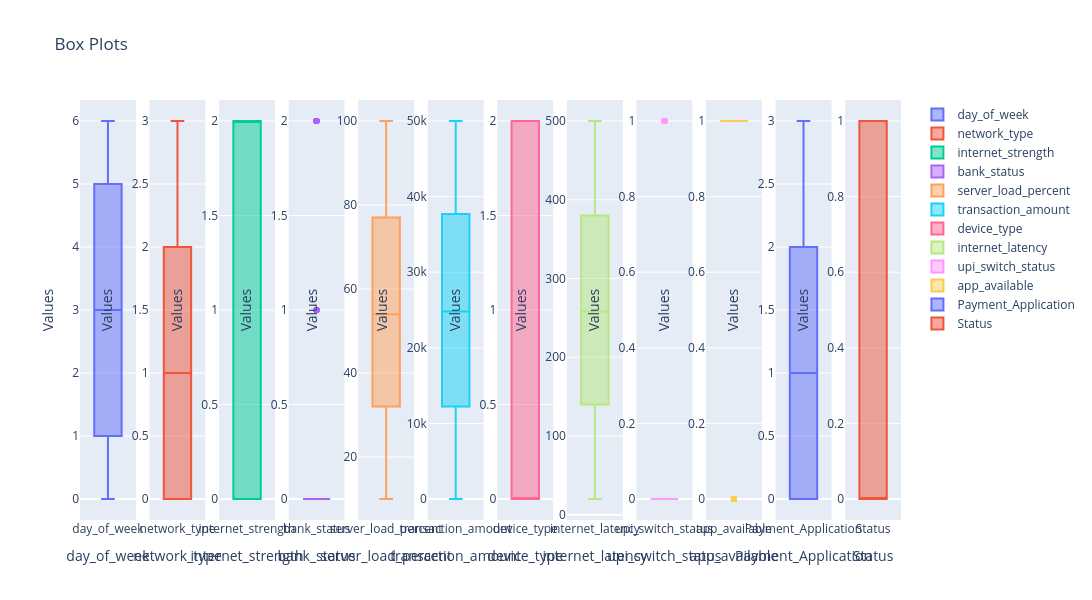

This figure's notebook cell:
### Code cell
box_plot(data.columns)

### Figure 1 — Plotly figure (JSON) as saved in the notebook; plotly's stock layout.template omitted (floating-point values rounded to 4 significant figures; data arrays with more than 128 entries replaced by an {"elided": "..."} marker saying what was removed)
{"data": [{"name": "day_of_week", "type": "box", "xaxis": "x", "y": {"elided": "10000 int values"}, "yaxis": "y"}, {"name": "network_type", "type": "box", "xaxis": "x2", "y": {"elided": "10000 int values"}, "yaxis": "y2"}, {"name": "internet_strength", "type": "box", "xaxis": "x3", "y": {"elided": "10000 int values"}, "yaxis": "y3"}, {"name": "bank_status", "type": "box", "xaxis": "x4", "y": {"elided": "10000 int values"}, "yaxis": "y4"}, {"name": "server_load_percent", "type": "box", "xaxis": "x5", "y": {"elided": "10000 int values"}, "yaxis": "y5"}, {"name": "transaction_amount", "type": "box", "xaxis": "x6", "y": {"elided": "10000 float values"}, "yaxis": "y6"}, {"name": "device_type", "type": "box", "xaxis": "x7", "y": {"elided": "10000 int values"}, "yaxis": "y7"}, {"name": "internet_latency", "type": "box", "xaxis": "x8", "y": {"elided": "10000 int values"}, "yaxis": "y8"}, {"name": "upi_switch_status", "type": "box", "xaxis": "x9", "y": {"elided": "10000 int values"}, "yaxis": "y9"}, {"name": "app_available", "type": "box", "xaxis": "x10", "y": {"elided": "10000 int values"}, "yaxis": "y10"}, {"name": "Payment_Application", "type": "box", "xaxis": "x11", "y": {"elided": "10000 int values"}, "yaxis": "y11"}, {"name": "Status", "type": "box", "xaxis": "x12", "y": {"elided": "10000 int values"}, "yaxis": "y12"}], "layout": {"height": 600, "title": {"text": "Box Plots"}, "width": 3000, "xaxis": {"anchor": "y", "domain": [0, 0.06806], "title": {"text": "day_of_week"}}, "xaxis10": {"anchor": "y10", "domain": [0.7625, 0.8306], "title": {"text": "app_available"}}, "xaxis11": {"anchor": "y11", "domain": [0.8472, 0.9153], "title": {"text": "Payment_Application"}}, "xaxis12": {"anchor": "y12", "domain": [0.9319, 1.0], "title": {"text": "Status"}}, "xaxis2": {"anchor": "y2", "domain": [0.08472, 0.1528], "title": {"text": "network_type"}}, "xaxis3": {"anchor": "y3", "domain": [0.1694, 0.2375], "title": {"text": "internet_strength"}}, "xaxis4": {"anchor": "y4", "domain": [0.2542, 0.3222], "title": {"text": "bank_status"}}, "xaxis5": {"anchor": "y5", "domain": [0.3389, 0.4069], "title": {"text": "server_load_percent"}}, "xaxis6": {"anchor": "y6", "domain": [0.4236, 0.4917], "title": {"text": "transaction_amount"}}, "xaxis7": {"anchor": "y7", "domain": [0.5083, 0.5764], "title": {"text": "device_type"}}, "xaxis8": {"anchor": "y8", "domain": [0.5931, 0.6611], "title": {"text": "internet_latency"}}, "xaxis9": {"anchor": "y9", "domain": [0.6778, 0.7458], "title": {"text": "upi_switch_status"}}, "yaxis": {"anchor": "x", "domain": [0, 1], "title": {"text": "Values"}}, "yaxis10": {"anchor": "x10", "domain": [0, 1], "title": {"text": "Values"}}, "yaxis11": {"anchor": "x11", "domain": [0, 1], "title": {"text": "Values"}}, "yaxis12": {"anchor": "x12", "domain": [0, 1], "title": {"text": "Values"}}, "yaxis2": {"anchor": "x2", "domain": [0, 1], "title": {"text": "Values"}}, "yaxis3": {"anchor": "x3", "domain": [0, 1], "title": {"text": "Values"}}, "yaxis4": {"anchor": "x4", "domain": [0, 1], "title": {"text": "Values"}}, "yaxis5": {"anchor": "x5", "domain": [0, 1], "title": {"text": "Values"}}, "yaxis6": {"anchor": "x6", "domain": [0, 1], "title": {"text": "Values"}}, "yaxis7": {"anchor": "x7", "domain": [0, 1], "title": {"text": "Values"}}, "yaxis8": {"anchor": "x8", "domain": [0, 1], "title": {"text": "Values"}}, "yaxis9": {"anchor": "x9", "domain": [0, 1], "title": {"text": "Values"}}}}
